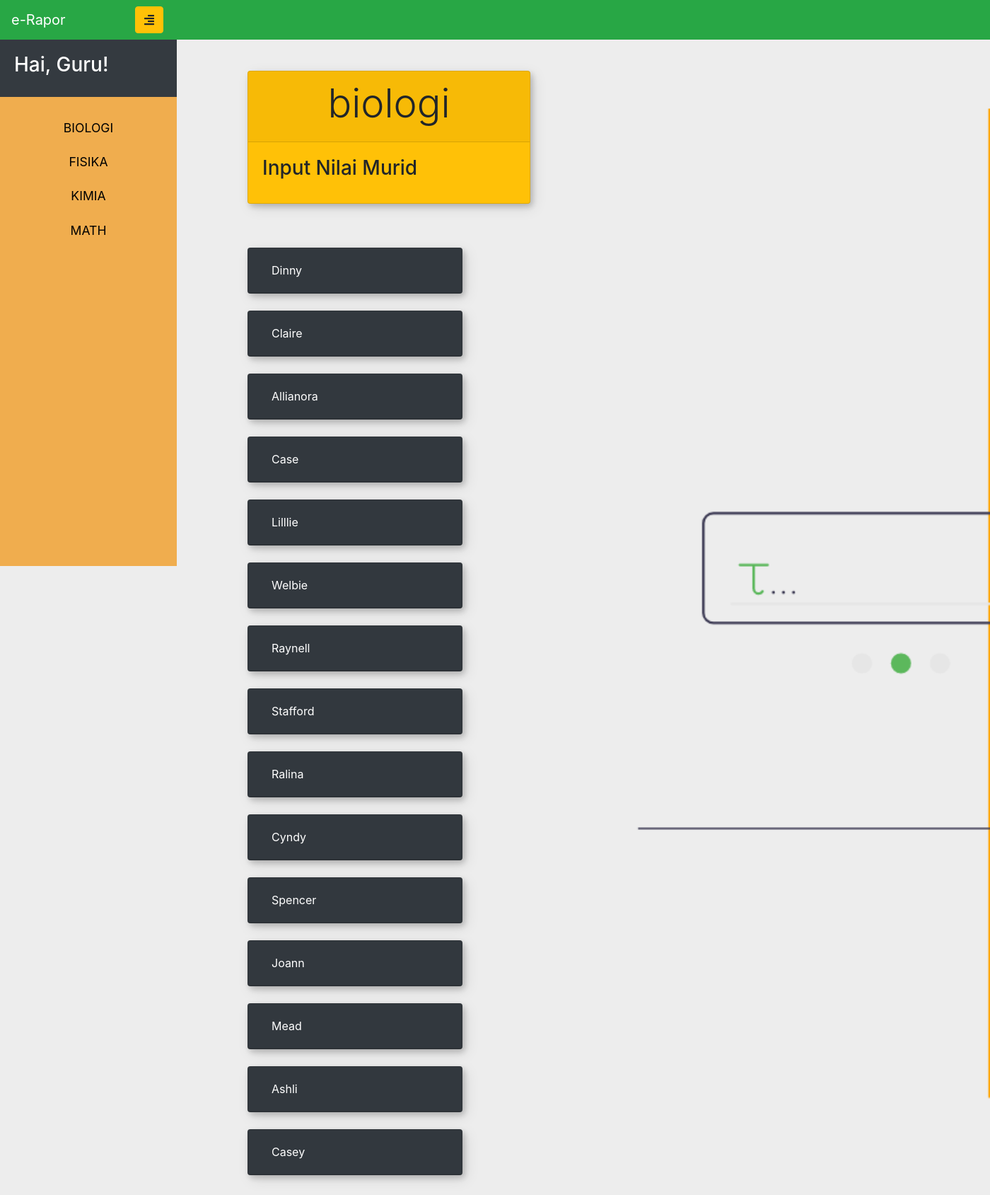
Screenshot of /guru/nilai.php?id=biologi (signed in) with the database file from the repository.
### tables this page shows
CREATE TABLE `users` (
  `id` int(11) NOT NULL,
  `role` int(11) NOT NULL,
  `email_user` varchar(25) NOT NULL,
  `nama_user` varchar(50) DEFAULT NULL,
  `username_user` varchar(25) DEFAULT NULL,
  `password_user` varchar(255) DEFAULT NULL
);

### guru/queryMurid.php (called while the page is built, shortened)
<?php
    function getMurid(){
        if(isset($_SESSION['id'])){
            $idGuru = $_SESSION['id'];
            include "../koneksi.php";
            $string = "select users.id, users.nama_user from users,kelas_siswa where users.id=kelas_siswa.siswa_id and kelas_siswa.guru_id=$idGuru";
            $query = mysqli_query($koneksi, $string);
            if(mysqli_num_rows($query)>0){
                return $query;
            }
        }
        return null;
    }
?>

### guru/nilai.php (the view, shortened to what this page needs)
<!DOCTYPE html>
<html lang="en">
<head>
    <link rel="stylesheet" href="https://stackpath.bootstrapcdn.com/bootstrap/4.3.1/css/bootstrap.min.css">
</head>
<body>
<div class="wrapper">
        <nav id="sidebar">
            <div class="sidebar-header bg-dark">
                <h3>Hai, Guru!</h3>
            </div>
            <ul class="list-unstyled components">
                <li>
                    <a href="nilai.php?id=biologi" class="btn">BIOLOGI</a>
                </li>
                <li>
                    <a href="nilai.php?id=fisika" class="btn">FISIKA</a>
                </li>
                <li>
                    <a href="nilai.php?id=kimia" class="btn">KIMIA</a>
                </li>
                <li>
                    <a href="nilai.php?id=math" class="btn" >MATH</a>
                </li>
            </ul>
        </nav>
        <div id="content">
        <nav class="navbar fixed-top navbar-expand-lg navbar-dark bg-success">
        <a class="navbar-brand" href="landing.php">e-Rapor</a>
                <div class="container">
                    <button type="button" id="sidebarCollapse" class="btn btn-warning">
                        <i class="fas fa-align-right"></i>
                    </button>
                </div>
            </nav>
        </div>
    </div>
    <?php
            $matkul = null;
            if(isset($_GET)){
                $matkul = $_GET['id'];
            }
    ?>
    <div class="container" id="judul">
        <div class="card text-black bg-warning mb-3" style="max-width: 25rem;">
        <div class="card-header">
        <h3 class="display-4 text-center"><?php echo $matkul;?></h3>
            </div>
            <div class="card-body">
            <h3 class="card-title ">Input Nilai Murid</h5>
            </div>
        </div>
    </div>
    <div class="container" id="panel">
    <div id="accordion">
        <?php
            include "./queryMurid.php";
            $res = getMurid();
            while($name = mysqli_fetch_array($res)){
                ?>
                    <div class="card bg-dark" style="max-width: 19rem;">
                        <div class="card-header" id="headingOne">
                        <h5 class="mb-0">
                            <button class="btn collapsed text-white" data-toggle="collapse" data-target="#collapseOne" aria-expanded="true" aria-controls="collapseOne">
                            <?php echo $name[1];?>
                            </button>
                        </h5>
                        </div>
                    </div>
                    <br>
                <?php
            }
        ?>
        <br>
    </div>
    </div>
</body>
</html>

### guru/nilai.php (style rules this page uses)
body { min-height: 75rem; background-color: rgb(232, 235, 238); background-image: url("../assets/bgnilai.png"); background-attachment: fixed; background-repeat: no-repeat; background-size: cover; background-position: center; }
.wrapper { display: inline-flex; align-items: stretch; position: relative; }
#sidebar { padding-top: 55px; width: 250px; max-width: 250px; height: 100vh; background: #f0ad4e; color: #FFF; transition: all 0.3s; z-index: 999; }
a, a:hover, a:focus { color: inherit; text-decoration: none; transition: all 0.3s; }
#sidebar .sidebar-header { padding: 20px; background: #6d7fcc; }
#sidebar ul.components { padding: 20px 0; }
#sidebar ul li a { padding: 10px; font-size: 1.1em; display: block; color: black; }
#judul { padding-left: 100px; padding-top: 100px; display: inline-table; position: absolute; }
#panel { padding-left: 100px; display: inline-block; padding-top: 350px; position: absolute; overflow: auto; }
.card { box-shadow: 3px 4px 8px rgba(0, 0, 0, 0.2), 5px 6px 20px rgba(0, 0, 0, 0.1); }

### rows the page displays
users: nama_user "Dinny"
users: nama_user "Claire"
users: nama_user "Allianora"
users: nama_user "Case"
users: nama_user "Lilllie"
users: nama_user "Welbie"
users: nama_user "Raynell"
users: nama_user "Stafford"
users: nama_user "Ralina"
users: nama_user "Cyndy"
users: nama_user "Spencer"
users: nama_user "Joann"
users: nama_user "Mead"
users: nama_user "Ashli"
users: nama_user "Casey"

### other values shown
$matkul "biologi"
